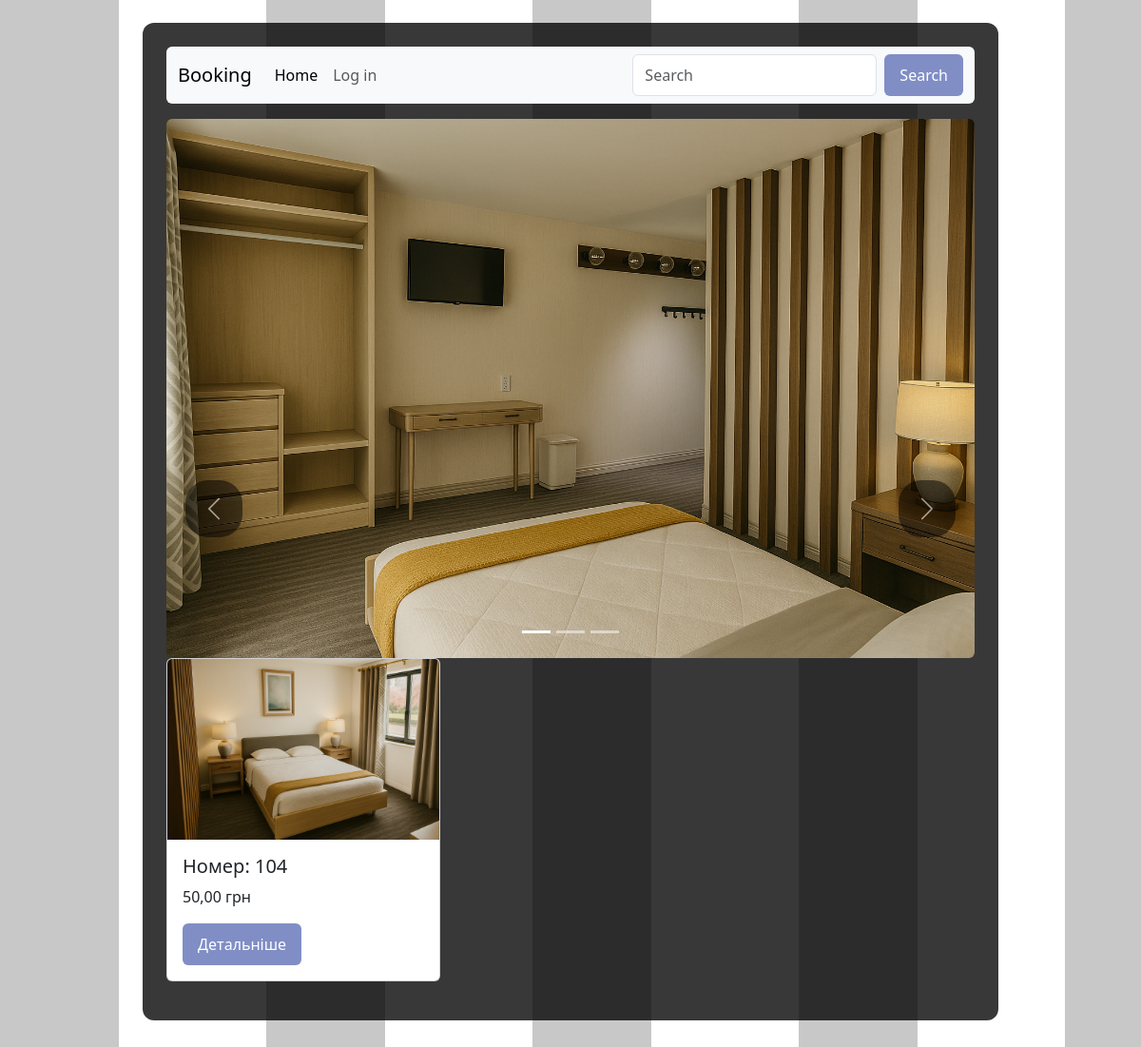
The page /room/1/ on the database its author committed.
### Booking/models.py (models this page shows, shortened)
class Room_Image(models.Model):
    room_picture = models.ImageField(upload_to='room_pictures/', blank=True, null=True)
    related_room = models.ForeignKey(Room, on_delete=models.CASCADE, related_name="images")

class Room(models.Model):
    room_number = models.CharField(max_length=10, unique=True)
    room_description = models.TextField(blank=True, null=True)
    TYPE_CHOICES = [
        ('lux', 'Люкс'),
        ('std', 'Стандарт'),
        ('eco', 'Економ')
    ]
    room_type = models.CharField(max_length=50, choices=TYPE_CHOICES)
    amount_of_beds = models.IntegerField(default=1)
    max_guests = models.IntegerField(default=1)
    price_per_night = models.DecimalField(max_digits=10, decimal_places=2)
    picture = models.ImageField(upload_to='room_pictures/', blank=True, null=True)
    class Meta:
        verbose_name = 'Номер'
        verbose_name_plural = 'Номери'
        ordering = ['room_number']

### Booking/views.py (the view)
# urls.py: path('room/<int:pk>/', room_page, name='room_page'),
def room_page(request, pk):
    room = Room.objects.get(pk=pk)
    return render(request, 'booking_room/room.html', {'room': room})

### templates/booking_room/room.html (shortened to what this page needs)
{% extends 'base.html' %}
{% block content %}
<nav class="navbar navbar-expand-lg bg-body-tertiary mb-3 rounded-2 w-100">
  <div class="container-fluid">
    <a class="navbar-brand" href="{% url 'home' %}">Booking</a>
    <div class="collapse navbar-collapse" id="navbarSupportedContent">
      <ul class="navbar-nav me-auto mb-2 mb-lg-0">
        <li class="nav-item">
          <a class="nav-link active" aria-current="page" href="{% url 'home' %}">Home</a>
        </li>
        <li class="nav-item">
          <a class="nav-link" href="#">Log in</a>
        </li>
      </ul>
      <form class="d-flex" role="search">
        <input class="form-control me-2" type="search" placeholder="Search" aria-label="Search"/>
        <button class="btn btn-outline-success" type="submit">Search</button>
      </form>
    </div>
  </div>
</nav>
<div id="carouselExampleIndicators" class="carousel slide">
  <div class="carousel-indicators">
    <button type="button" data-bs-target="#carouselExampleIndicators" data-bs-slide-to="0" class="active" aria-current="true" aria-label="Slide 1"></button>
    <button type="button" data-bs-target="#carouselExampleIndicators" data-bs-slide-to="1" aria-label="Slide 2"></button>
    <button type="button" data-bs-target="#carouselExampleIndicators" data-bs-slide-to="2" aria-label="Slide 3"></button>
  </div>
  <div class="carousel-inner">
    {% for image in room.images.all %}
      <div class="carousel-item {% if forloop.first %}active{% endif %}">
        <img src="{{ image.room_picture.url }}" class="d-block w-100 rounded-2" alt="...">
      </div>
    {% endfor %}
  </div>
  <button class="carousel-control-prev carousel_btn" type="button" data-bs-target="#carouselExampleIndicators" data-bs-slide="prev">
    <span class="carousel-control-prev-icon" aria-hidden="true"></span>
  </button>
  <button class="carousel-control-next carousel_btn" type="button" data-bs-target="#carouselExampleIndicators" data-bs-slide="next">
    <span class="carousel-control-next-icon" aria-hidden="true"></span>
  </button>
</div>
<div class="card mb-3 me-2" style="width: 18rem;">
  <img src={{room.picture.url}} class="card-img-top" alt="...">
  <div class="card-body">
    <h5 class="card-title">Номер: {{room.room_number}}</h5>
    <p class="card-text">{{room.price_per_night}} грн</p>
    <a href="{% url 'room_page' room.pk %}" class="btn btn-primary">Детальніше</a>
  </div>
</div>
{% endblock  %}

### static/css/style.css (style rules this page uses)
body { background-image: linear-gradient(to right, rgba(0, 0, 0, 0.216) 125px, transparent 2px), url(https://images.wallpaperscraft.com/image/single/sunset_horizon_sea_128766_1280x720.jpg); background-size: 280px 100%, cover; background-repeat: repeat, no-repeat; background-position: 0 0, center; background-attachment: fixed; }
button, .btn { background-color: #818EC5; color: white; border: none; padding: 10px 16px; border-radius: 6px; cursor: pointer; transition: background-color 0.3s ease; }
.carousel_btn { width: 60px; height: 60px; border-radius: 40%; margin-top: 380px; margin-left: 20px; margin-right: 20px; background-color: #000000; color: white; border: none; padding: 10px 16px; cursor: pointer; transition: background-color 0.3s ease; }

### rows shown on the page
Room_Image: room_picture (picture)
Room: picture (picture), room_number "104", price_per_night "50,00"
